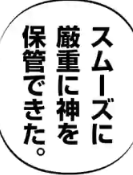
#> input picture Projecion/comic_1_1/imgs/t1.png, 133 x 175 px, found by its file name
$ python 'windows copy.py'
#> lines starting #> are read from the running program, lines starting #| are printed output that depends on the picture; after the words box and inside, x2 and y2 are one past the last pixel; in counts of white or black regions, pixels touching at a corner belong together
import cv2
import numpy as np

# 1. 读取图像（请替换为你的图片路径）
image = cv2.imread('E:\\pyLearn\\codes\\Projecion\\comic copy\\imgs\\t1.png')
#> image is the input picture: shape (175, 133, 3); min 0, max 255, mean 208.7
if image is None:
    print("无法读取图像，请检查路径是否正确")
    exit()

# 转为灰度图
gray = cv2.cvtColor(image, cv2.COLOR_BGR2GRAY)

# 2. 二值化（根据图像调整阈值）
_, thresh = cv2.threshold(gray, 127, 255, cv2.THRESH_BINARY_INV)
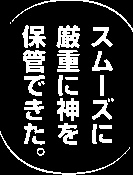
#> thresh: shape (175, 133); 18.1% white; 28 white regions (3 under 20 px)

# 3. 寻找轮廓
contours, _ = cv2.findContours(thresh, cv2.RETR_EXTERNAL, cv2.CHAIN_APPROX_SIMPLE)
#> contours = 28 contours, 4 with area under 20; largest, box (x1, y1, x2, y2) and area: (56, 25, 80, 48) 384, (23, 50, 46, 73) 342, (22, 25, 46, 48) 284, (57, 98, 79, 121) 282, (57, 50, 80, 72) 274

# 4. 遍历轮廓，找到最小外接矩形
min_rect = None
for cnt in contours:
    # 使用 np.intp 替代已弃用的 np.int0
    rect = cv2.minAreaRect(cnt)
    box = cv2.boxPoints(rect)
    box = np.intp(box)  # 修复1：替换 np.int0 为 np.intp

    # 简单过滤小轮廓（可选优化）
    if cv2.contourArea(box) > 100:  # 只考虑面积大于100的轮廓
        if min_rect is None or cv2.contourArea(box) < cv2.contourArea(min_rect):
            min_rect = box
#> this loop made 28 passes
#> (rect, min_rect) on passes 4, 7, 8, 9: (((62.4, 156.5), (35.16, 130.1), -82.93), [[124, 181], [-4, 165], [0, 131], [129, 147]]), (((67.5, 133.5), (21, 19), -90), [[77, 144], [58, 144], [58, 123], [77, 123]]), (((30.17, 131.2), (23.59, 15.91), -34.51), [[24, 144], [15, 131], [35, 117], [44, 131]]), (((33, 117.1), (6.84, 16.13), -65.22), [[38, 123], [24, 116], [27, 110], [41, 117]])
#> (rect, box) on passes 1, 2, 3, 5, 6, 10: (((40.5, 151.5), (7, 7), -90), [[44, 155], [37, 155], [37, 148], [44, 148]]), (((37.56, 141.2), (6.6, 13.02), -60.95), [[41, 147], [30, 140], [33, 135], [44, 141]]), (((105, 138), (8, 12), -90), [[111, 142], [99, 142], [99, 134], [111, 134]]), (((105, 126.5), (3, 12), -90), [[111, 128], [99, 128], [99, 125], [111, 125]]), (((94, 133.5), (19, 4), -90), [[96, 143], [92, 143], [92, 124], [96, 124]]), (((101.5, 109.5), (19, 19), -90), [[111, 119], [92, 119], [92, 100], [111, 100]])

# 5. 裁剪图像
if min_rect is not None:
    x_min = np.min(min_rect[:, 0])
#> x_min = 24
    x_max = np.max(min_rect[:, 0])
#> x_max = 41
    y_min = np.min(min_rect[:, 1])
#> y_min = 110
    y_max = np.max(min_rect[:, 1])
#> y_max = 123

    # 确保裁剪区域有效
    if x_max > x_min and y_max > y_min:  # 修复2：添加有效性检查
        cropped_image = image[y_min:y_max, x_min:x_max]

        # 显示或保存结果
        cv2.imshow('Cropped Image', cropped_image)
        cv2.waitKey(0)
        cv2.destroyAllWindows()
        # cv2.imwrite('cropped_result.png', cropped_image)
    else:
        print("裁剪区域无效：宽度或高度为0")
else:
    print("未检测到有效轮廓，无法裁剪")
    # 可选：显示二值化结果，帮助调试
    cv2.imshow('Threshold Result', thresh)
    cv2.waitKey(0)
    cv2.destroyAllWindows()

$ run again, with Projecion/comic_1_1/imgs/t2.png copied over Projecion/comic_1_1/imgs/t1.png
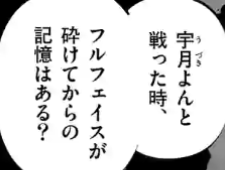
#> input picture Projecion/comic_1_1/imgs/t2.png, 225 x 170 px, found by its file name
#> image is the input picture: shape (170, 225, 3); min 0, max 255, mean 221.1
#> `_, thresh = cv2.threshold(gray, 127, 255, cv2.THRESH_BINARY_INV)`:
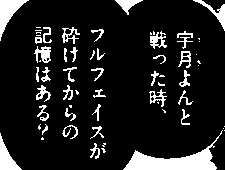
#> thresh: shape (170, 225); 12.5% white; 63 white regions (26 under 20 px)
#> contours = 63 contours, 32 with area under 20; largest, box (x1, y1, x2, y2) and area: (123, 130, 223, 170) 1182, (0, 0, 29, 41) 396, (0, 133, 22, 170) 294, (193, 0, 225, 31) 172, (34, 46, 51, 63) 142
#> the loop `for cnt in contours:` made 63 passes
#> (rect, min_rect) on passes 3, 14, 19: (((94.5, 150.5), (15, 9), -90), [[99, 158], [90, 158], [90, 143], [99, 143]]), (((185, 116.5), (15, 8), -90), [[189, 124], [181, 124], [181, 109], [189, 109]]), (((95.76, 111.7), (16.12, 6.79), -81.87), [[97, 120], [91, 119], [93, 103], [100, 104]])
#> x_min = 91
#> x_max = 100
#> y_min = 103
#> y_max = 120

$ run again, with Projecion/comic_1_1/imgs/t3.png copied over Projecion/comic_1_1/imgs/t1.png
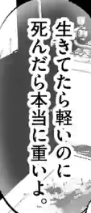
#> input picture Projecion/comic_1_1/imgs/t3.png, 91 x 213 px, found by its file name
#> image is the input picture: shape (213, 91, 3); min 0, max 255, mean 170.1
#> `_, thresh = cv2.threshold(gray, 127, 255, cv2.THRESH_BINARY_INV)`:
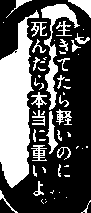
#> thresh: shape (213, 91); 36% white; 59 white regions (32 under 20 px)
#> contours = 59 contours, 40 with area under 20; largest, box (x1, y1, x2, y2) and area: (0, 10, 39, 188) 3858, (41, 4, 80, 110) 782, (46, 111, 58, 154) 160, (68, 0, 91, 18) 156, (56, 109, 72, 125) 106
#> the loop `for cnt in contours:` made 59 passes
#> (rect, min_rect) on passes 9, 10, 51: (((6.33, 202.7), (5.64, 27.8), -37.3), [[12, 215], [-4, 193], [0, 189], [17, 212]]), (((37.45, 188), (9.94, 13.8), -6.34), [[33, 195], [31, 181], [41, 180], [43, 194]]), (((81.69, 39.34), (8.71, 13.5), -70.02), [[86, 45], [73, 41], [76, 32], [89, 37]])
#> x_min = 73
#> x_max = 89
#> y_min = 32
#> y_max = 45
